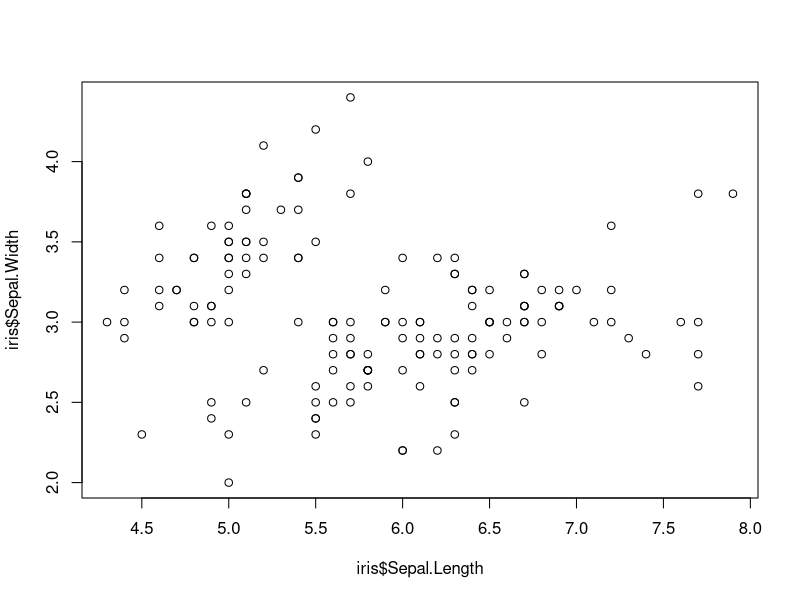
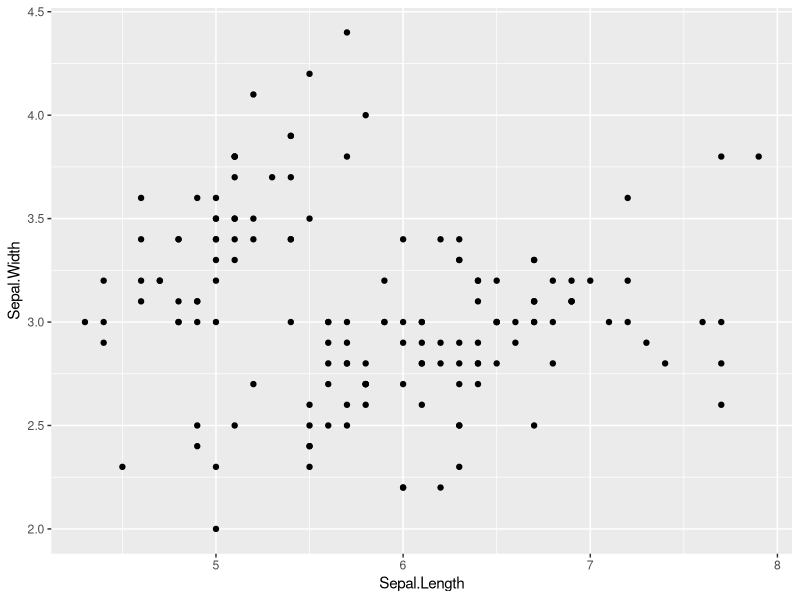
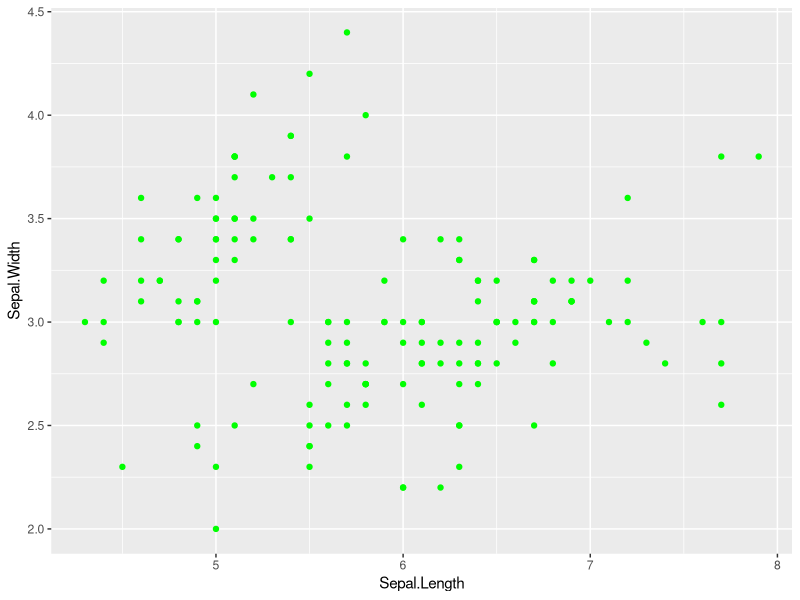
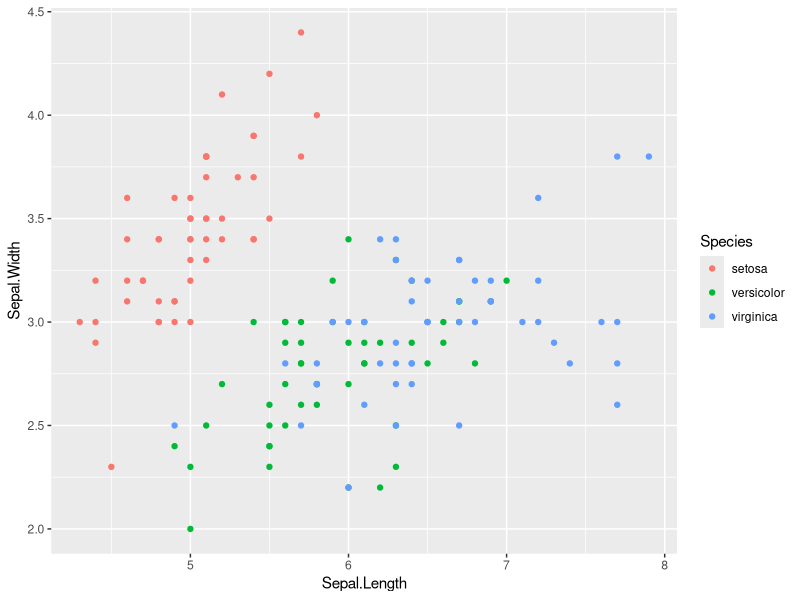
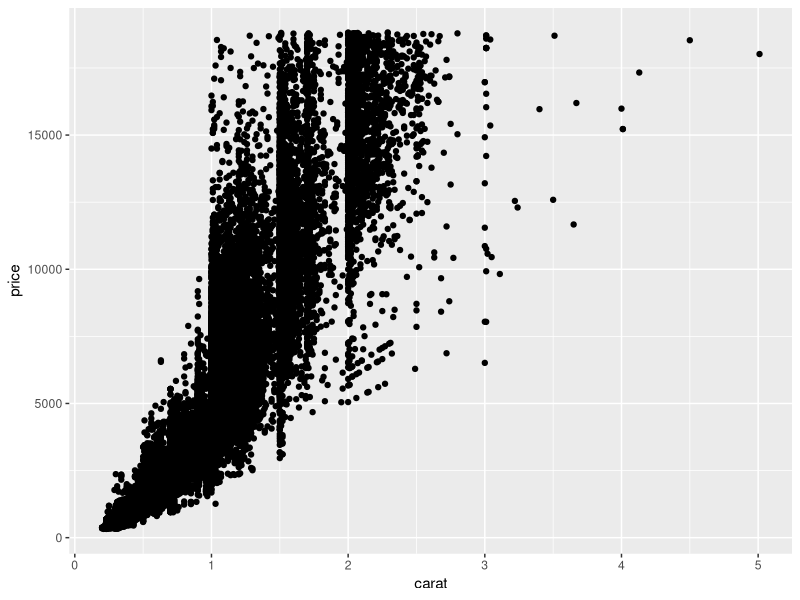
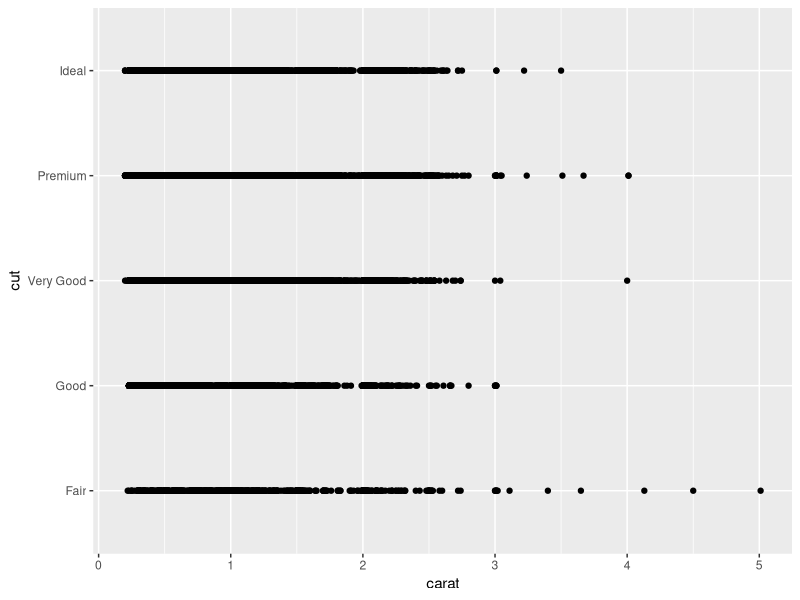
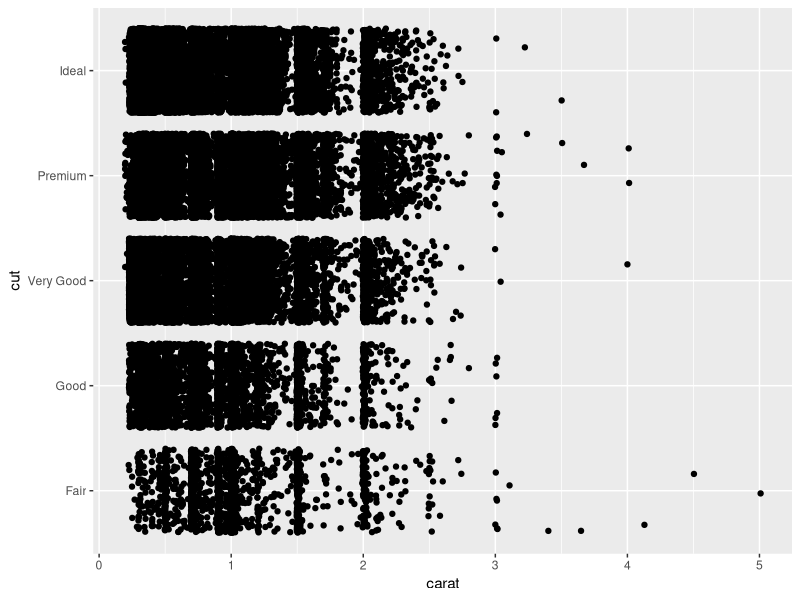
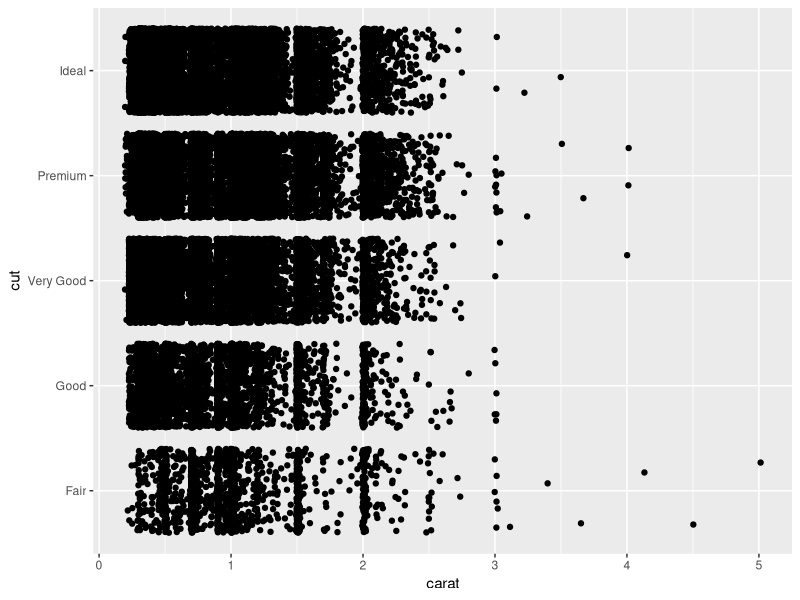

Source code (R) for these figures, in order: (Note: this script raises an error after producing the figures.)
## Ejercicios
library(ggplot2)

## Ej1
#Resumen del contenido del set de datos de iris
data("iris")

str(iris)
summary(iris)

#Base: Scatter plot de longitud vs anchura de sepalos
plot(iris$Sepal.Length, iris$Sepal.Width)

#ggplot2: Scatter plot de longitud vs anchura de sepalos
ggplot(data=iris, aes(x=Sepal.Length, y=Sepal.Width)) + geom_point()

#ggplot2: Scatter plot de longitud vs anchura de sepalos. Colro de los puntos sean verdes
ggplot(data=iris, aes(x=Sepal.Length, y=Sepal.Width)) + 
  geom_point(col='green')

#ggplot2: Scatter plot de longitud vs anchura de sepalos. Colro de los puntos sean segun la especie
ggplot(data=iris, aes(x=Sepal.Length, y=Sepal.Width)) + geom_point(aes(col=Species))

## Ej2
#Set de datos diamonds
data("diamonds")
str(diamonds)
summary(diamonds)

#Aesthetics de posicion
#Variables continuas
ggplot(diamonds, aes(x=carat, y=price))+
  geom_point()

# Scatter plot de una variable continua versus una discreta
ggplot(diamonds, aes(x=carat, y=cut))+
  geom_point() # demostracion que geom_point no es bueno para var discretas, en su lugar usamos geom_jitter

ggplot(diamonds, aes(x=carat, y=cut))+
  geom_jitter() # aleatoriza en un intervalo de datos

# OTRA MANERA DE PONER geom_jitter
ggplot(diamonds, aes(x=carat, y=cut))+
  geom_point(position='jitter')

# Scatter plot de dos variables discretas
ggplot(diamonds, aes(x=color, y=cut))+
  geom_point(position='jitter')

# Aesthetic de transparencia con alpha
ggplot(diamonds, aes(x=carat, y=price, alpha=clarity))+ #en funcion de la claridad del diamante, pone la transparencia de los circulos
  geom_point()

# Transparencia como atributo: dar un valor concreto de alpha entre 0 y 1
ggplot(diamonds, aes(x=carat, y=price))+
  geom_point(alpha=0.4,aes(col=depth))

# Aesthetics de color
# Relleno como aesthetic y como atributo
ggplot(diamonds, aes(x=carat, y=price, fill='orange'))+
  geom_point()
ggplot(diamonds, aes(x=carat, y=price))+
  geom_point(fill='orange')

# Aesthetics como forma
# continua
ggplot(diamonds, aes(x=carat, y=price,shape=x*y*z))+
  geom_point() # la forma no puede ser de una variable continua
#discreta
ggplot(diamonds, aes(x=carat, y=price,shape=clarity))+
  geom_point() 
#discreta
ggplot(diamonds, aes(x=carat, y=price))+
  geom_point(shape=1) # el valor 1 significa el primer valor de la lista de formas, es decir hay mas

# Tipo de linea como aesthetic, conitnua
ggplot(diamonds, aes(x=carat, y=price,linetype=x*y*z))+
  geom_point() # tampoco se puede con una continua
# discreta
ggplot(diamonds, aes(x=carat, y=price,linteype=cut, col=cut))+
  geom_smooth(se=F,size=1)
#tipo de linea como atributo
ggplot(diamonds, aes(x=carat, y=price, col=cut))+
  geom_smooth(se=F,size=1, linetype="dotdash")


#Aesthetic de size
#continua
ggplot(diamonds, aes(x=carat, y=price, size=price))+
  geom_point()
#discreta
ggplot(diamonds, aes(x=carat, y=price, size=cut))+
  geom_point()
#como atributo
ggplot(diamonds, aes(x=carat, y=price, size=cut))+
  geom_point(size=2)

## Ej3
#Disintos tipos de graficas
data("iris")
head(iris)
# Una variable continua
gg<- ggplot(iris, aes(x=Petal.Length))
#Hist
gg + geom_histogram()
#Bars
gg + geom_bar()
#Density
gg+geom_density()

# Overplotting en scatter plots 
data("mtcars")
gg <- ggplot(mtcars,aes(x=as.factor(cyl), y=as.factor(am), col=as.factor(gear))) #no se porq los pone en tipo factor
gg+
  geom_point(size=3)

gg+
  geom_jitter(size=3)
             
gg+
  geom_point(size=2, position=position_jitter(width = 0.5,height = 0.5))

# Dos variables continuas
ggplot(diamonds, aes(x=carat, y=price))+
  geom_jitter()# con ruido, scatter es con geom_point()
#linea
ggplot(diamonds, aes(x=carat, y=price))+
  geom_line()

# var discreta y continua
ggplot(diamonds, aes(x=carat, y=cut))+
  geom_boxplot()
ggplot(diamonds, aes(x=carat, y=cut))+
  geom_violin() #siguiente paso al boxplot, te dice donde estan los datos y la distribucion de los mismos

#Posicionamiento de las barras en un grafico de barras
gg<-ggplot(mtcars, aes(x=as.factor(cyl), fill=as.factor(am)))
gg+
  geom_bar() # por defecto sale una encima de la otra pero si no, ponemos position='stack'
gg+
  geom_bar(position='dodge')

#uno encima del otro normalizado
gg+
  geom_bar(position='fill')

## STATS 
ggplot(iris, aes(x=Sepal.Length,
                 y=Sepal.Width,
                 col=Species)) +
  geom_point()+
  stat_smooth()# Intenta dibujar la linea q se adapta a los puntos con su intervalo de confianza

# Pintamos unicamente el stat
ggplot(iris, aes(x=Sepal.Length,
                 y=Sepal.Width,
                 col=Species)) +
  stat_smooth()

# Modificamos el geom del stat: geom='line'
ggplot(iris, aes(x=Sepal.Length,
                 y=Sepal.Width,
                 col=Species)) +
  stat_smooth(geom='line') # se = F, es decir que quitemos el intervalo ese de confianaz creo 

# Modificamos los aesthetics del stat: fill=Species y un valor de alpha
ggplot(iris, aes(x=Sepal.Length,
                 y=Sepal.Width,
                 )) +
  stat_smooth(aes(fill=Species), alpha=0.1)

# FACETS
# Multigraficos en un eje
gg <- ggplot(diamonds, aes(x=carat,y=price,col=clarity))+
  geom_point()
gg

# De una forma mucho mas clara ("desagregando" por clarity) -> facet_wrap(~clarity)
gg + 
  facet_wrap(~clarity) # crea un grafico por cada clarity q haya, en vez de 1 grafico con 7 puntos en la leyenda crea 7 graficas

# veamos un grafico de barras de distribucion de precios por corte
ggplot(diamonds, aes(x=price, col=cut))+geom_bar()

# Mejorar la visualizacion normalizando
ggplot(diamonds, aes(x=price, col=cut))+geom_bar(position='fill')

# Como hay tantos datos, los desengranamos por cut
ggplot(diamonds, aes(x=price, col=cut))+
  geom_bar(position='fill')+
  facet_wrap(~cut)

# SCLAES
gg_cont<- ggplot(diamonds,aes(x=x*y*z, y=price))+
  geom_point()
gg_cont

gg_cont+
  # usamos continuous porq el eje X es continua, es decir, es una variable numerica
  scale_x_continuous(name='size',
                     limits= c(0,800), # unicamente ver del eje X los 800 primeros
                     breaks= seq(0,800,200), #q los 800 puntos del eje se situen cada 200
                     minor_breaks = seq(0,800,100)) 


# Modificcion de escala sobre variable discreta_ modifica la variable discreta segun 4 lniveles
# I1 SI2, VVS2, IF con las etiquetas Bad Normal Good Ideal, respectivamente
# Limita la variable "y" entre 1000 y 2000
gg_disc<- ggplot(diamonds,aes(x=clarity, y=price))+
  geom_jitter()
gg_disc+
  scale_y_continuous(limits = c(1000,2000))+
  scale_x_discrete(limits=c("I1","SI2","VVS2","IF"),
                   labels=c("Bad","Normal","Good","Ideal"))
